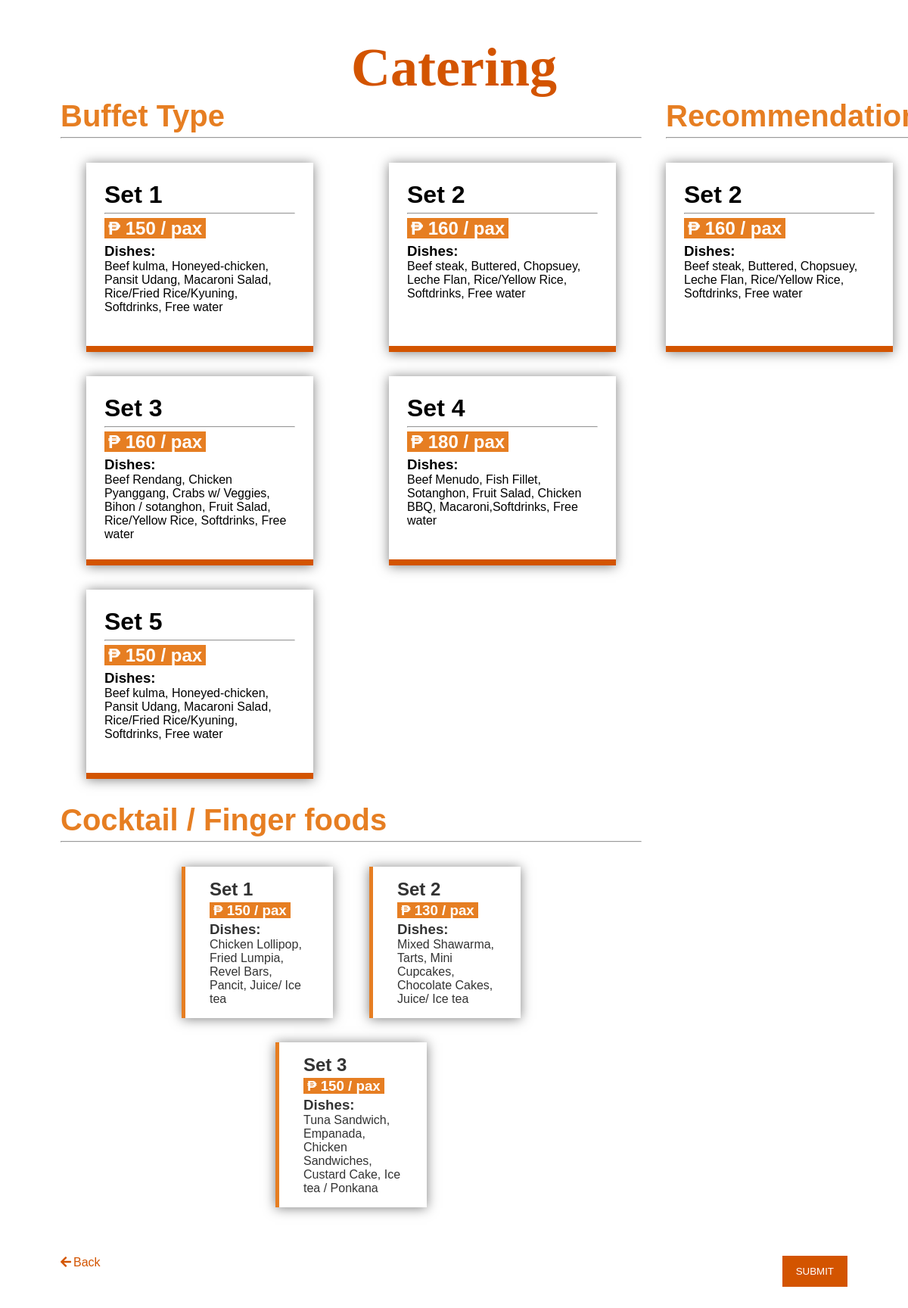
The page /dist/catering.php on the database its author committed.
### tables this page shows
CREATE TABLE `catering` (
  `cat_id` int(11) NOT NULL AUTO_INCREMENT,
  `name` tinytext,
  `price` double DEFAULT NULL,
  `dishes` mediumtext,
  `recommendation` int(11) DEFAULT NULL,
  PRIMARY KEY (`cat_id`)
);

CREATE TABLE `catering_addon` (
  `caddon_id` int(11) NOT NULL AUTO_INCREMENT,
  `name` tinytext,
  `price` double DEFAULT NULL,
  `dishes` mediumtext,
  PRIMARY KEY (`caddon_id`)
);

### dist/catering.php (the view, shortened to what this page needs)
<?php
    require ('scripts/database/db.php');
    $buffet = "SELECT * from catering";
    if($result = mysqli_query($conn, $buffet)){
        $posts = mysqli_fetch_all($result, MYSQLI_ASSOC);
    }else{
        echo 'Error: ' . mysqli_error($conn);
    }
     $addons = "SELECT * from catering_addon";
     if($result_m = mysqli_query($conn, $addons)){
        $addons_posts = mysqli_fetch_all($result_m, MYSQLI_ASSOC);
    }else{
        echo 'Error: ' . mysqli_error($conn);
    }
     $rec = "SELECT * FROM catering WHERE recommendation >= 5 LIMIT 3";
     if($result_r = mysqli_query($conn, $rec)){
        $recommend = mysqli_fetch_all($result_r, MYSQLI_ASSOC);
    }else{
        echo 'Error:' . mysqli_error($conn);
    }
?>
<!DOCTYPE html>
<html lang="en">
<head>
    <link rel="stylesheet" href="css/main.css">
    <link rel="stylesheet" href="css/all.min.css">
</head>
<body >
    <main id="event">
        <h1 class="event-title">Catering</h1>
        <form action="user_info.php" method="get">
        <div class="choose">
            <div class="menu-choose">
            <div class="menu">
                <div class="dish-name">
                    <h1 class="menu-title">Buffet Type</h1>
                    <hr>
                </div>
                <div class="dishes">
                <?php foreach($posts as $post): ?>
                    <label class="menu-list">
                        <h1 class="menu-name"><?php echo $post['name']; ?></h1>
                        <hr>
                        <h2 class="menu-price"> <span class="amount">₱ <?php echo $post['price']; ?> / pax</span></h2>
                        <h3 class="menu-dishes">Dishes: </h3>
                        <p class="menu-dish"><?php echo $post['dishes']; ?></p>
                    </label>
                <?php endforeach; ?>
                </div>
            </div>
            <div class="addons">
                <div class="dish-name">
                    <h1 class="addons-title">Cocktail / Finger foods</h1>
                    <hr>
                </div>
                <div class="dishes">
                <?php foreach($addons_posts as $addon): ?>
                    <label class="addons-list -catering">
                        <h2 class="addon-title"><?php echo $addon['name']; ?></h2>
                        <h3 class="addon-price"><span class="amount">₱ <?php echo $addon['price']; ?> / pax</span></h3>
                        <h3 class="menu-dishes">Dishes: </h3>
                        <p class="menu-dish"><?php echo $addon['dishes']; ?></p>
                    </label>
                <?php endforeach; ?>
                </div>
            </div>
            </div>
            <div class="side-choose -catering">
            <div class="menu">
                <div class="dish-name">
                    <h1 class="menu-title">Recommendation</h1>
                    <hr>
                </div>
                <div class="dishes -side">
                <?php foreach($recommend as $recommend): ?>
                    <label class="menu-list">
                        <h1 class="menu-name"><?php echo $recommend['name']; ?></h1>
                        <hr>
                        <h2 class="menu-price"> <span class="amount">₱ <?php echo $recommend['price']; ?> / pax</span></h2>
                        <h3 class="menu-dishes">Dishes: </h3>
                        <p class="menu-dish"><?php echo $recommend['dishes']; ?></p>
                    </label>
                <?php endforeach; ?>
                </div>
            </div>
            </div>
        </div>
            <div class="btns">
            <a href="choose.php" class="btn-link"><i class="fas fa-arrow-left"></i>Back</a>
            <button type="submit" class='btn-sub' name='order-submit'>Submit</button>
            </div>
        </form>
    </main>
</body>
</html>

### rows shown on the page
catering: name "Set 1", price "150", dishes "Beef kulma, Honeyed-chicken, Pansit Udang, Macaroni Salad, Rice/Fried Rice/Kyuning, Softdrinks, Free water"
catering: name "Set 2", price "160", dishes "Beef steak, Buttered, Chopsuey, Leche Flan, Rice/Yellow Rice, Softdrinks, Free water"
catering: name "Set 3", price "160", dishes "Beef Rendang, Chicken Pyanggang, Crabs w/ Veggies, Bihon / sotanghon, Fruit Salad, Rice/Yellow Rice, Softdrinks, Free water"
catering: name "Set 4", price "180", dishes "Beef Menudo, Fish Fillet, Sotanghon, Fruit Salad, Chicken BBQ, Macaroni,Softdrinks, Free water"
catering: name "Set 5", price "150", dishes "Beef kulma, Honeyed-chicken, Pansit Udang, Macaroni Salad, Rice/Fried Rice/Kyuning, Softdrinks, Free water"
catering_addon: name "Set 1", price "150", dishes "Chicken Lollipop, Fried Lumpia, Revel Bars, Pancit, Juice/ Ice tea"
catering_addon: name "Set 2", price "130", dishes "Mixed Shawarma, Tarts, Mini Cupcakes, Chocolate Cakes, Juice/ Ice tea"
catering_addon: name "Set 3", price "150", dishes "Tuna Sandwich, Empanada, Chicken Sandwiches, Custard Cake, Ice tea / Ponkana"
